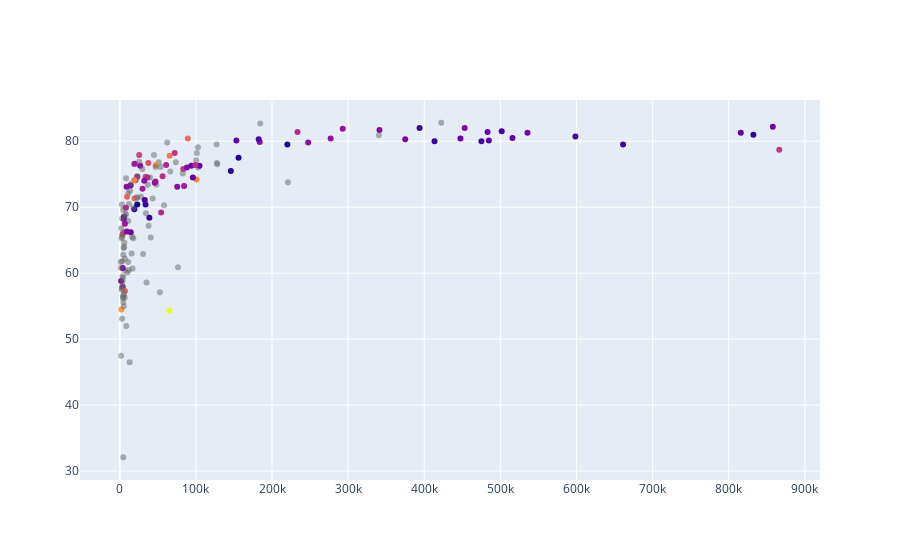

Source (notebook cell):
### Markdown cell above
右下の国々は石油資源国ぽい
ジニ係数がないのは偶然？

### Code cell
fig = go.Figure(data=go.Scatter(
                    x=df['abs_health_expenditure'],
                y=df['life_expec'],
                text =labels,
    marker=dict(color=list(map(lambda v:  "rgba(100,100,100,0.5)" if math.isnan(v) else v ,df[["country"]].join(gini[["2014"]])["2014"]))),
                mode='markers'
))
fig.show()

### Figure 1 — Plotly figure (JSON) as saved in the notebook; plotly's stock layout.template omitted (floating-point values rounded to 4 significant figures; data arrays with more than 128 entries replaced by an {"elided": "..."} marker saying what was removed)
{"data": [{"marker": {"color": {"elided": "167 mixed values"}}, "mode": "markers", "text": {"elided": "167 str values"}, "type": "scatter", "x": {"elided": "167 float values"}, "y": {"elided": "167 float values"}}], "layout": {"autosize": true, "xaxis": {"autorange": true, "range": [-52520.0, 920200.0], "type": "linear"}, "yaxis": {"autorange": true, "range": [28.39, 86.51], "type": "linear"}}}
